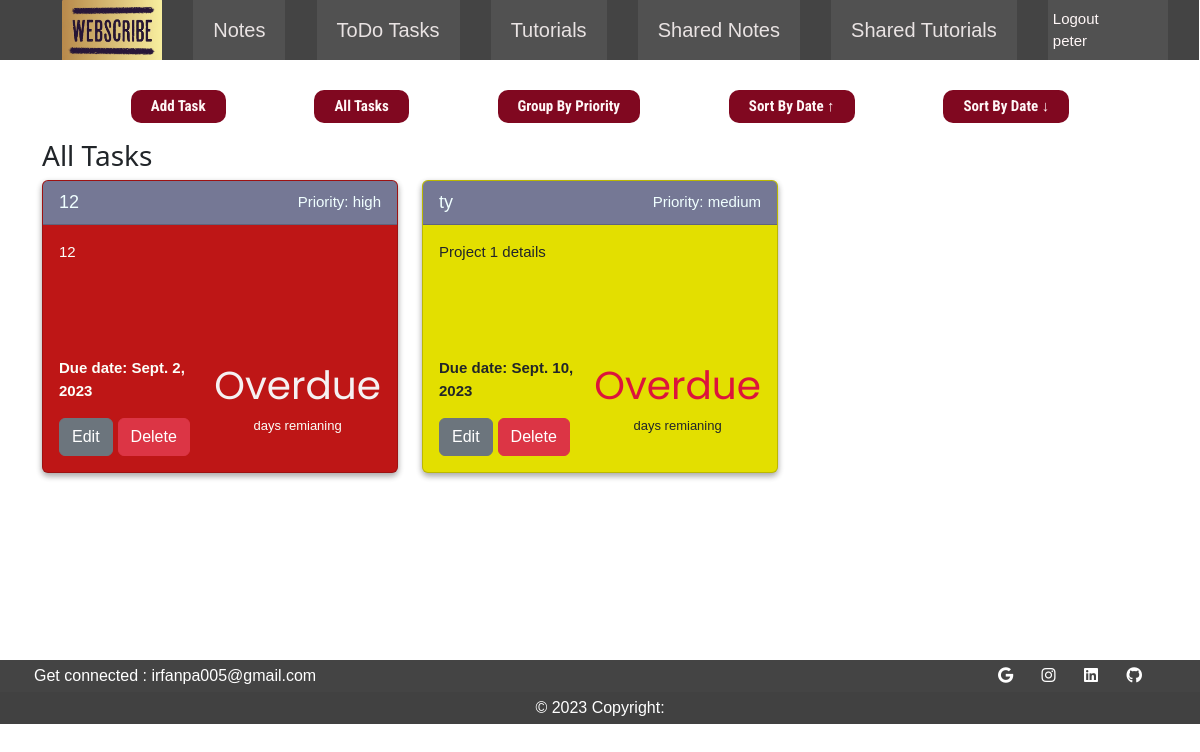
The page /todo/alltasks/peter (signed in) on the database as committed earlier.
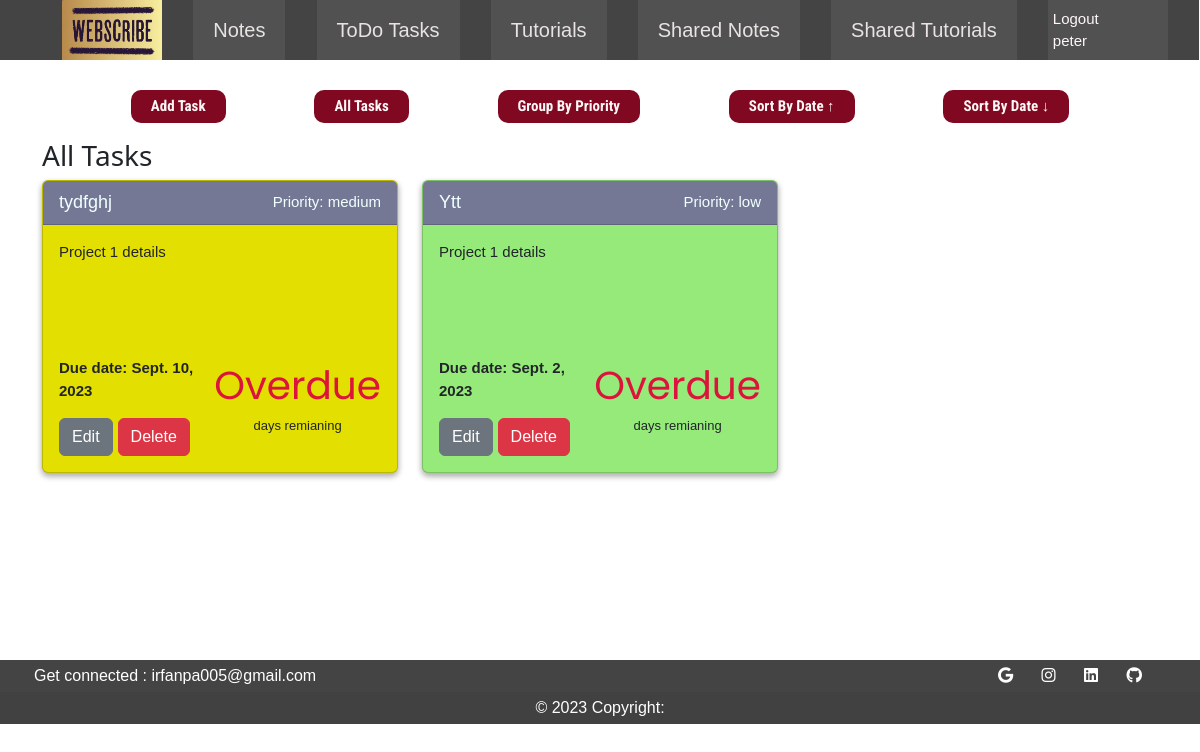
The same page on the database as committed later.
### toDo/models.py (models this page shows, shortened)
class Task(models.Model):
    title = models.CharField(max_length=200)
    details = models.CharField(max_length=255,null=True)
    owner = models.ForeignKey(User, on_delete=models.CASCADE, related_name='allTasks')
    is_Active = models.BooleanField(default=True)
    created_at = models.DateField(default=timezone.now)
    due_date = models.DateField(null=False, default=None)
    priority = models.CharField(
        max_length=32,
        choices=[
        ('high', 'High'),
        ('medium', 'Medium'),
        ('low', 'Low'),
        ],
    )
    def remaining_days(self):
        if self.due_date:
            today = timezone.now().date()
            remaining_days = (self.due_date - today).days
            if remaining_days < 0:
                return "Overdue"
            else:
                return remaining_days
        else:
            return None

### toDo/views.py (the view)
# urls.py: path('alltasks/<str:userName>',views.all_tasks, name='allTasks'),
def all_tasks(request,userName):
    current_user = request.user
    tasks = Task.objects.filter(owner=current_user)
    form = TaskForm()
    return render (request, 'todo.html', {'alltasks' : tasks,'form':form})

### userApp/models.py (called while the page is built)
    def __str__(self):
        return self.username

### templates/todo.html (shortened to what this page needs)
{% extends 'userbase.html' %}
{% load static %}
{% load crispy_forms_tags %}
{% block extra_styles %}
    <link rel="stylesheet" href="{% static 'css/todo.css' %}">
{% endblock %}
{% block body %}
    <main class="container">
        <div class="pri-Row">
            <ul>
              <li id="li-addtask"><a href="" id="addBtn">Add Task</a></li>
              <li><a href="{% url 'toDo:allTasks' request.user.username %}">All Tasks</a></li>
              <li><a href="{% url 'toDo:groupedTasks' request.user.username %}">Group By Priority</a></li>
              <li><a href="{% url 'toDo:sortTaskAsc' request.user.username %}">Sort By Date ↑</a></li>
              <li><a href="{% url 'toDo:sortTaskDesc' request.user.username %}">Sort By Date ↓</a></li>
            </ul>
        </div>
        {% if alltasks %}
          <div>
            <h3>All Tasks</h3>
          </div>
          <div class="row td-displEl">
            {% for task in alltasks %}
              <div class="col-lg-4 col-md-6 col-sm-12 task-card">
                  <div class="card{% include 'card_color.html' %}">
                      <div class="card-header">
                        <span class="title-txt">{{task.title}}</span>
                        <span class="priority-txt">Priority: {{task.priority}}</span>
                      </div>
                      <div class="card-body">
                        <p class="card-text">{{task.details}}</p>
                        <div class="cb-lower">
                            <div class="cb-bottom-left">
                                <div>
                                  <p class="card-text-due">Due date: {{task.due_date}}</p>
                                </div>
                                <div>
                                  <a href="#" class="btn btn-secondary editBtn" data-object-id="{{ task.id }}">Edit</a>
                                  <a href="#" class="btn btn-danger delBtn" data-object-id="{{ task.id }}">Delete</a>
                                </div>
                            </div>
                            <div class="cb-bottom-right">
                              <p>
                                <span class="{% if task.priority == 'high' %} day-count-high {% else %} day-count {% endif %}">
                                  {{task.remaining_days}}
                                </span><br>days remianing
                              </p>
                            </div>
                        </div>
                      </div>
                    </div>
                </div>
              {% endfor %}
          </div>
        {% endif %}
      </main>
{% endblock  %}

Rows that differ between the two databases and show on the page:
removed Task: title "12", priority "high", details "12", due_date "Sept. 2, 2023", remaining_days "Overdue"
changed Task "medium": title "ty" → "tydfghj"
added Task: title "Ytt", priority "low", details "Project 1 details", due_date "Sept. 2, 2023", remaining_days "Overdue"
